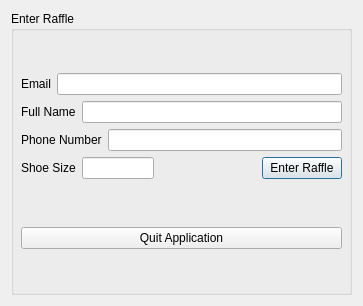
<?xml version="1.0" encoding="UTF-8"?>
<ui version="4.0">
 <class>UserClient</class>
 <widget class="QDialog" name="UserClient">
  <property name="geometry">
   <rect>
    <x>0</x>
    <y>0</y>
    <width>363</width>
    <height>306</height>
   </rect>
  </property>
  <property name="windowTitle">
   <string>Submit a Raffle Entry</string>
  </property>
  <layout class="QHBoxLayout" name="horizontalLayout_5">
   <item>
    <widget class="QGroupBox" name="groupBox">
     <property name="title">
      <string>Enter Raffle</string>
     </property>
     <widget class="QWidget" name="layoutWidget">
      <property name="geometry">
       <rect>
        <x>10</x>
        <y>20</y>
        <width>321</width>
        <height>261</height>
       </rect>
      </property>
      <layout class="QVBoxLayout" name="verticalLayout_2">
       <item>
        <layout class="QVBoxLayout" name="verticalLayout">
         <item>
          <layout class="QHBoxLayout" name="horizontalLayout">
           <item>
            <widget class="QLabel" name="label_email">
             <property name="text">
              <string>Email</string>
             </property>
            </widget>
           </item>
           <item>
            <widget class="QLineEdit" name="lineEdit_email"/>
           </item>
          </layout>
         </item>
         <item>
          <layout class="QHBoxLayout" name="horizontalLayout_2">
           <item>
            <widget class="QLabel" name="label_fullName">
             <property name="text">
              <string>Full Name</string>
             </property>
            </widget>
           </item>
           <item>
            <widget class="QLineEdit" name="lineEdit_fullName"/>
           </item>
          </layout>
         </item>
         <item>
          <layout class="QHBoxLayout" name="horizontalLayout_3">
           <item>
            <widget class="QLabel" name="label_phoneNumber">
             <property name="text">
              <string>Phone Number</string>
             </property>
            </widget>
           </item>
           <item>
            <widget class="QLineEdit" name="lineEdit_phoneNumber"/>
           </item>
          </layout>
         </item>
         <item>
          <layout class="QHBoxLayout" name="horizontalLayout_4">
           <item>
            <widget class="QLabel" name="label_shoeSize">
             <property name="text">
              <string>Shoe Size</string>
             </property>
            </widget>
           </item>
           <item>
            <widget class="QLineEdit" name="lineEdit_shoeSize"/>
           </item>
           <item>
            <spacer name="horizontalSpacer">
             <property name="orientation">
              <enum>Qt::Horizontal</enum>
             </property>
             <property name="sizeHint" stdset="0">
              <size>
               <width>138</width>
               <height>17</height>
              </size>
             </property>
            </spacer>
           </item>
           <item>
            <widget class="QPushButton" name="pushButton_enterRaffle">
             <property name="text">
              <string>Enter Raffle</string>
             </property>
            </widget>
           </item>
          </layout>
         </item>
        </layout>
       </item>
       <item>
        <widget class="QPushButton" name="pushButton_quitApplication">
         <property name="text">
          <string>Quit Application</string>
         </property>
        </widget>
       </item>
      </layout>
     </widget>
    </widget>
   </item>
  </layout>
 </widget>
 <resources/>
 <connections/>
</ui>
